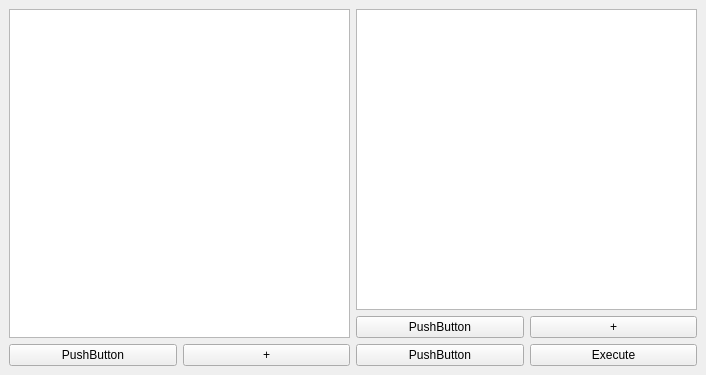
<?xml version="1.0" encoding="UTF-8"?>
<ui version="4.0">
 <class>QueryBuilderMainView</class>
 <widget class="QDockWidget" name="QueryBuilderMainView">
  <property name="geometry">
   <rect>
    <x>0</x>
    <y>0</y>
    <width>706</width>
    <height>375</height>
   </rect>
  </property>
  <property name="windowTitle">
   <string>DockWidget</string>
  </property>
  <widget class="QWidget" name="dockWidgetContents">
   <layout class="QGridLayout" name="gridLayout_2">
    <item row="0" column="0">
     <layout class="QVBoxLayout" name="verticalLayout">
      <item>
       <widget class="QListView" name="queryListView"/>
      </item>
      <item>
       <layout class="QHBoxLayout" name="horizontalLayout">
        <item>
         <widget class="QPushButton" name="pushButton_2">
          <property name="text">
           <string>PushButton</string>
          </property>
         </widget>
        </item>
        <item>
         <widget class="QPushButton" name="createNewQueryPushButton">
          <property name="text">
           <string>+</string>
          </property>
         </widget>
        </item>
       </layout>
      </item>
     </layout>
    </item>
    <item row="0" column="1">
     <layout class="QGridLayout" name="gridLayout">
      <item row="0" column="0">
       <widget class="QTableView" name="clauseTableView"/>
      </item>
      <item row="1" column="0">
       <layout class="QHBoxLayout" name="horizontalLayout_3">
        <item>
         <widget class="QPushButton" name="pushButton_4">
          <property name="text">
           <string>PushButton</string>
          </property>
         </widget>
        </item>
        <item>
         <widget class="QPushButton" name="createNewClausePushButton">
          <property name="text">
           <string>+</string>
          </property>
         </widget>
        </item>
       </layout>
      </item>
      <item row="2" column="0">
       <layout class="QHBoxLayout" name="horizontalLayout_2">
        <item>
         <widget class="QPushButton" name="pushButton_7">
          <property name="text">
           <string>PushButton</string>
          </property>
         </widget>
        </item>
        <item>
         <widget class="QPushButton" name="executeQueryPushButton">
          <property name="text">
           <string>Execute</string>
          </property>
         </widget>
        </item>
       </layout>
      </item>
     </layout>
    </item>
   </layout>
  </widget>
 </widget>
 <resources/>
 <connections>
  <connection>
   <sender>executeQueryPushButton</sender>
   <signal>clicked()</signal>
   <receiver>QueryBuilderMainView</receiver>
   <slot>onExecuteQuery()</slot>
   <hints>
    <hint type="sourcelabel">
     <x>611</x>
     <y>347</y>
    </hint>
    <hint type="destinationlabel">
     <x>352</x>
     <y>187</y>
    </hint>
   </hints>
  </connection>
  <connection>
   <sender>createNewClausePushButton</sender>
   <signal>clicked()</signal>
   <receiver>QueryBuilderMainView</receiver>
   <slot>createNewClause()</slot>
   <hints>
    <hint type="sourcelabel">
     <x>611</x>
     <y>310</y>
    </hint>
    <hint type="destinationlabel">
     <x>352</x>
     <y>187</y>
    </hint>
   </hints>
  </connection>
  <connection>
   <sender>createNewQueryPushButton</sender>
   <signal>clicked()</signal>
   <receiver>QueryBuilderMainView</receiver>
   <slot>createNewQuery()</slot>
   <hints>
    <hint type="sourcelabel">
     <x>265</x>
     <y>347</y>
    </hint>
    <hint type="destinationlabel">
     <x>352</x>
     <y>187</y>
    </hint>
   </hints>
  </connection>
 </connections>
 <slots>
  <slot>onExecuteQuery()</slot>
  <slot>createNewClause()</slot>
  <slot>createNewQuery()</slot>
 </slots>
</ui>
